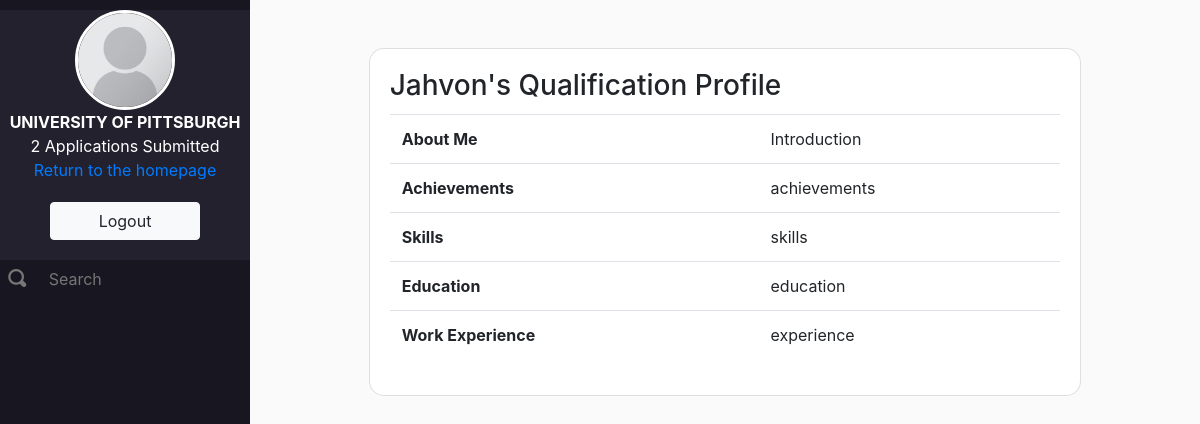
The app's page /profile/1 (signed in) with its own data.
### app/models.py (models this page shows)
class Applicants(db.Model):
    id = db.Column(db.Integer, primary_key = True)
    username = db.Column(db.String(80), unique = True, nullable = False)
    password = db.Column(db.String(80), unique = False, nullable = False)
    email = db.Column(db.String(120), unique = True, nullable = False)
    introduction = db.Column(db.String(500), unique = False, nullable = False)
    experience = db.Column(db.String(500), unique = False, nullable = False)
    education = db.Column(db.String(500), unique = False, nullable = False)
    skills = db.Column(db.String(500), unique = False, nullable = False)
    achievements = db.Column(db.String(500), unique = True, nullable = False)
    applications = db.relationship('Applications', backref = 'applicants', lazy = True)

### app/views.py (the view)
@app.route('/profile/<userid>')
def profile(userid):
    user = models.Applicants.query.filter_by(id=userid).first()
    appliedApps = models.Applications.query.filter_by(applicant_ID=session['userid'])
    numApps = appliedApps.count()
    if session["usertype"] == "Applicant" and str(session["userid"]) != str(userid):
        return redirect(url_for("home"))
    else:
        return render_template('profile.html', user=user, numApps=numApps)

### app/templates/profile.html (shortened to what this page needs)
{% extends "layout.html" %}
{% block head %}
  {{ super() }}
{% endblock %}
{% block content %}
<div class="main-container">
  <div class="nav-left">
    <div class="nav-top">
      <img src="{{ url_for('static', filename='placeholder.png') }}" class="nav-pic rounded-circle">
      <span class="nav-line"><b>{{session['username']|upper}}</b></span>
      <span class="nav-line">{{numApps}} Applications Submitted</span>
      <span class="nav-line"><a href="/">Return to the homepage</a></span>
      <a href="/logout"><button type="button" class="btn btn-light logout-btn">Logout</button></a>
    </div>
    <div class="nav-bottom">
      <form>
        <div class="form-group row">
          <div class="col-sm-2">
            <span class="oi oi-magnifying-glass search-icon" title="magnifying glass" aria-hidden="true"></span>
          </div>
          <div class="col-sm-10">
            <input type="text" class="form-control-plaintext search-input" id="searchBox" placeholder="Search">
          </div>
        </div>
      </form>
    </div>
  </div>
  <div class="main-content">
    <div class="card profile-card">
      <div class="card-body">
        <h3 class="card-title">{{user.username|capitalize}}'s Qualification Profile</h3>
        <table class="table">
          <tbody>
            <tr>
              <th scope="row">About Me</th>
              <td>{{user.introduction}}</td>
            </tr>
            <tr>
              <th scope="row">Achievements</th>
              <td>{{user.achievements}}</td>
            </tr>
            <tr>
              <th scope="row">Skills</th>
              <td>{{user.skills}}</td>
            </tr>
            <tr>
              <th scope="row">Education</th>
              <td>{{user.education}}</td>
            </tr>
            <tr>
              <th scope="row">Work Experience</th>
              <td>{{user.experience}}</td>
            </tr>
          </tbody>
        </table>
      </div>
    </div>
  </div>
</div>
{% endblock %}

### app/static/style.css (style rules this page uses)
body { background-color: #FAFAFA; }
.main-container { height: 100%; }
.nav-left { background-color: #181621; height: 100vh; width: 250px; top: 0; position: fixed; z-index: -1; text-align: center; padding-top: 10px; color: #FFF; }
.main-content { background-color: #FAFAFA; position: absolute; padding-left: 250px; height: 100%; width: 100%; z-index: -100; }
.nav-pic { height: 100px; border: 3px solid #fff; display: block; margin: auto; }
.nav-line { display: block; }
.nav-top { background-color: #23212E; }
.nav-bottom { text-align: left; color: #777; }
.search-icon { font-size: 18px; color: #777; text-align: center; margin: 50%; }
.search-input { color: #777; }
.logout-btn { margin: 20px 0 20px 0; width: 150px; }
.profile-card { width: 75%; margin-left: auto; margin-right: auto; margin-top: 5%; margin-bottom: 5%; border-radius: 15px; }

### records on screen
Applicants: username "Jahvon", introduction "Introduction", achievements "achievements", skills "skills", education "education", experience "experience"

### other values on screen
{{ session['username']|upper }} "UNIVERSITY OF PITTSBURGH"
{{ numApps }} "2"
